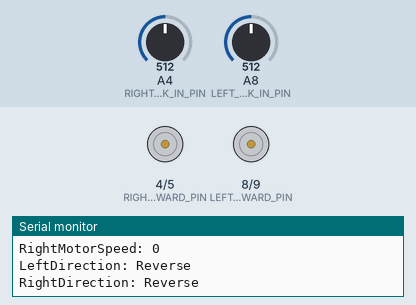
Simulated run of this program. Board: Arduino Mega 2560, built with avr-gcc and run on an emulated ATmega2560. Parts: motor-driver pin pairs drawn as motors (green arrow = first pin HIGH = forward, orange = second pin HIGH = backward, longer = more drive), the last lines printed to the serial monitor. The inputs (shaded band) are chosen by the test bench; at power-on: A4 (RIGHT_JOYSTICK_IN_PIN) = 512, A8 (LEFT_JOYSTICK_IN_PIN) = 512.

Above: at 1.2 s.
1.3 s: A4 (RIGHT_JOYSTICK_IN_PIN) set to 544
At 1.9 s:
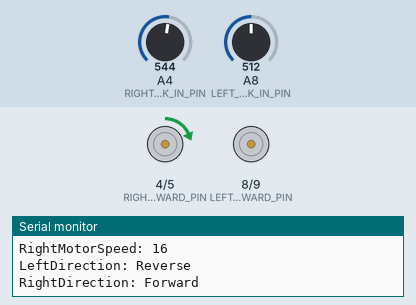
2.8 s: A8 (LEFT_JOYSTICK_IN_PIN) set to 716
At 4.0 s:
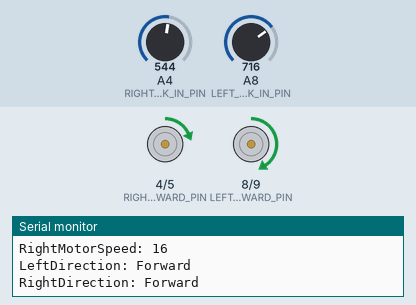
4.3 s: A4 (RIGHT_JOYSTICK_IN_PIN) set to 1023
At 5.3 s:
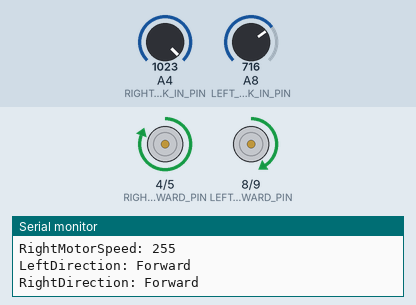
5.8 s: A8 (LEFT_JOYSTICK_IN_PIN) set to 0
At 6.5 s:
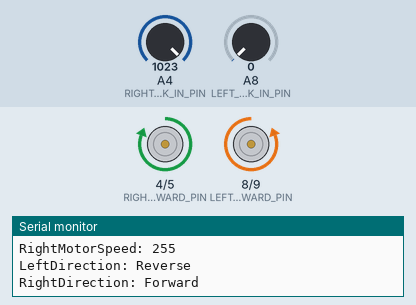
Timing chart, 0 to 8.3 s (numbered marks = the images above; inputs shaded):
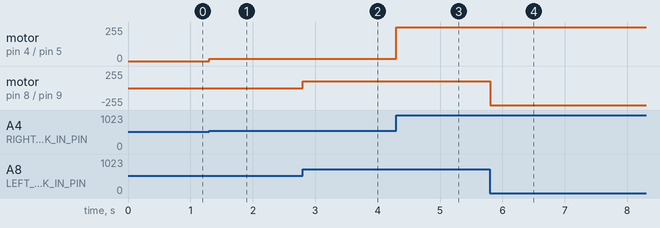

The program:

main.cpp
```cpp
#include <Arduino.h>

#include "Motor.hpp"
#include "serialdebugger/SerialDebugger.hpp"

// Pin definitions
static const uint8_t LEFT_JOYSTICK_IN_PIN = A8;
static const uint8_t RIGHT_JOYSTICK_IN_PIN = A4;
static const uint8_t LEFT_MOTOR_FORWARD_PIN = 8;
static const uint8_t LEFT_MOTOR_REVERSE_PIN = 9;
static const uint8_t RIGHT_MOTOR_FORWARD_PIN = 4;
static const uint8_t RIGHT_MOTOR_REVERSE_PIN = 5;

// Calibration constants
static const float SPEED_RATIO = 0.5;
static const int LEFT_MID_POINT = 512;
static const int RIGHT_MID_POINT = 512;
static const int LOWEST_JOY_SPEED = 20;
static const int HIGHEST_JOY_SPEED = 490;

// Fields
Motor* leftMotor;
Motor* rightMotor;

SerialDebugger* mDebugger;

void setup() {
  leftMotor = new Motor(LEFT_MOTOR_FORWARD_PIN, LEFT_MOTOR_REVERSE_PIN);
  rightMotor = new Motor(RIGHT_MOTOR_FORWARD_PIN, RIGHT_MOTOR_REVERSE_PIN);
  mDebugger = new SerialDebugger();
}

// Limit speed input (0 / 511) to LOWEST_SPEED / HIGHEST_SPEED
int speedLimit(int speed) {
  int result = speed;
  if (result < LOWEST_JOY_SPEED) result = 0;
  if (result > HIGHEST_JOY_SPEED) result = 511;
  return result;
}

String translateDirection(Direction dir) {
  switch(dir) {
    case Direction::Forward: return "Forward"; break;
    case Direction::Reverse: return "Reverse"; break;
    default: return "Unknown";
  }
}

void loop() {

  // Read joystick inputs
  int leftIn = analogRead(LEFT_JOYSTICK_IN_PIN);
  int rightIn = analogRead(RIGHT_JOYSTICK_IN_PIN);

  // Translate inputs to speed and direction
  int leftJoySpeed = speedLimit(abs(leftIn - LEFT_MID_POINT));
  int rightJoySpeed = speedLimit(abs(rightIn - RIGHT_MID_POINT));
  int leftMotorSpeed = leftJoySpeed * SPEED_RATIO;
  int rightMotorSpeed = rightJoySpeed * SPEED_RATIO;
  Direction leftDir = leftJoySpeed > 0 && leftIn > LEFT_MID_POINT ? Direction::Forward : Direction::Reverse;
  Direction rightDir = rightJoySpeed > 0 && rightIn > RIGHT_MID_POINT ? Direction::Forward : Direction::Reverse;

  // Update PWM signals for motors
  leftMotor->setMotorDirection(leftDir);
  leftMotor->setMotorSpeed(leftMotorSpeed);
  rightMotor->setMotorDirection(rightDir);
  rightMotor->setMotorSpeed(rightMotorSpeed);

  // Update the debugger
  mDebugger->updateValue("LeftIn", leftIn);
  mDebugger->updateValue("RightIn", rightIn);
  mDebugger->updateValue("LeftJoySpeed", leftJoySpeed);
  mDebugger->updateValue("RightJoySpeed", rightJoySpeed);
  mDebugger->updateValue("LeftMotorSpeed", leftMotorSpeed);
  mDebugger->updateValue("RightMotorSpeed", rightMotorSpeed);
  mDebugger->updateValue("LeftDirection", translateDirection(leftDir));
  mDebugger->updateValue("RightDirection", translateDirection(rightDir));
  mDebugger->printUpdate();

}
```

Motor.cpp
```cpp
#include "Motor.hpp"

Motor::Motor(uint8_t forwardPin, uint8_t reversePin) {
  mForwardPin = forwardPin;
  mReversePin = reversePin;
  mCurrentDirection = Direction::Forward;
  mCurrentPin = forwardPin;
  mCurrentSpeed = 0;
}

void Motor::setMotorDirection(Direction dir) {
  if (dir != mCurrentDirection) {
    // Stop PWMing the current pin
    analogWrite(mCurrentPin, 0);
    // Switch the pins
    switch (dir) {
      case Direction::Forward: mCurrentPin = mForwardPin; break;
      case Direction::Reverse: mCurrentPin = mReversePin; break;
    }
    mCurrentDirection = dir;
    // Get the motor going again
    analogWrite(mCurrentPin, mCurrentSpeed);
  }
}

// set speed - between 0 and 255
void Motor::setMotorSpeed(int speed) {
  if (mCurrentSpeed != speed) {
    if (speed < 0) speed = 0;
    if (speed > 255) speed = 255;
    analogWrite(mCurrentPin, speed);
    mCurrentSpeed = speed;
  }
}
```

Motor.hpp
```cpp
#ifndef __MOTOR_H_INCLUDED__
#define __MOTOR_H_INCLUDED__

#include <Arduino.h>

enum class Direction {
  Forward,
  Reverse
};

class Motor {

public:
  Motor(uint8_t forwardPin, uint8_t reversePin);

  void setMotorDirection(Direction dir);
  // set speed - between 0 and 255
  void setMotorSpeed(int speed);

private:
  uint8_t mForwardPin;
  uint8_t mReversePin;
  uint8_t mCurrentPin;
  Direction mCurrentDirection;
  // Current set speed - between 0 and 255
  int mCurrentSpeed;
};

#endif // __MOTOR_H_INCLUDED__
```

HashMap.h
```cpp
// (licence header left out)
#ifndef HASHMAP_H
#define HASHMAP_H

//for convenience
#define CreateHashMap(hashM, ktype, vtype, capacity) HashMap<ktype,vtype,capacity> hashM
#define CreateComplexHashMap(hashM, ktype, vtype, capacity, comparator) HashMap<ktype,vtype,capacity> hashM(comparator)

template<typename K, typename V, unsigned int capacity>
class HashMap
{
  public:
    typedef bool (*comparator)(K, K);

    /*
    || @constructor
    || | Initialize this HashMap
    || #
    ||
    || @parameter compare optional function for comparing a key against another (for complex types)
    */
    HashMap(comparator compare = 0)
    {
      cb_comparator = compare;
      currentIndex = 0;
    }

    /*
    || @description
    || | Get the size of this HashMap
    || #
    ||
    || @return The size of this HashMap
    */
    unsigned int size() const
    {
      return currentIndex;
    }

    /*
    || @description
    || | Get a key at a specified index
    || #
    ||
    || @parameter idx the index to get the key at
    ||
    || @return The key at index idx
    */
    K keyAt(unsigned int idx)
    {
      return keys[idx];
    }

    /*
    || @description
    || | Get a value at a specified index
    || #
    ||
    || @parameter idx the index to get the value at
    ||
    || @return The value at index idx
    */
    V valueAt(unsigned int idx)
    {
      return values[idx];
    }

    /*
    || @description
    || | Check if a new assignment will overflow this HashMap
    || #
    ||
    || @return true if next assignment will overflow this HashMap
    */
    bool willOverflow()
    {
      return (currentIndex + 1 > capacity);
    }

    /*
    || @description
    || | An indexer for accessing and assigning a value to a key
    || | If a key is used that exists, it returns the value for that key
    || | If there exists no value for that key, the key is added
    || #
    ||
    || @parameter key the key to get the value for
    ||
    || @return The const value for key
    */
    const V& operator[](const K key) const
    {
      return operator[](key);
    }

    /*
    || @description
    || | An indexer for accessing and assigning a value to a key
    || | If a key is used that exists, it returns the value for that key
    || | If there exists no value for that key, the key is added
    || #
    ||
    || @parameter key the key to get the value for
    ||
    || @return The value for key
    */
    V& operator[](const K key)
    {
      if (contains(key))
      {
        return values[indexOf(key)];
      }
      else if (currentIndex < capacity)
      {
        keys[currentIndex] = key;
        values[currentIndex] = nil;
        currentIndex++;
        return values[currentIndex - 1];
      }
      return nil;
    }

    /*
    || @description
    || | Get the index of a key
    || #
    ||
    || @parameter key the key to get the index for
    ||
    || @return The index of the key, or -1 if key does not exist
    */
    unsigned int indexOf(K key)
    {
      for (unsigned int i = 0; i < currentIndex; i++)
      {
        if (cb_comparator)
        {
          if (cb_comparator(key, keys[i]))
          {
            return i;
          }
        }
        else
        {
          if (key == keys[i])
          {
            return i;
          }
        }
      }
      return -1;
    }

    /*
    || @description
    || | Check if a key is contained within this HashMap
    || #
    ||
    || @parameter key the key to check if is contained within this HashMap
    ||
    || @return true if it is contained in this HashMap
    */
    bool contains(K key)
    {
      for (unsigned int i = 0; i < currentIndex; i++)
      {
        if (cb_comparator)
        {
          if (cb_comparator(key, keys[i]))
          {
            return true;
          }
        }
        else
        {
          if (key == keys[i])
          {
            return true;
          }
        }
      }
      return false;
    }

    /*
    || @description
    || | Check if a key is contained within this HashMap
    || #
    ||
    || @parameter key the key to remove from this HashMap
    */
    void remove(K key)
    {
      int index = indexOf(key);
      if (contains(key))
      {
        for (int i = index; i < capacity - 1; i++)
        {
          keys[i] = keys[i + 1];
          values[i] = values[i + 1];
        }
        currentIndex--;
      }
    }

    void setNullValue(V nullv)
    {
      nil = nullv;
    }

  protected:
    K keys[capacity];
    V values[capacity];
    V nil;
    unsigned int currentIndex;
    comparator cb_comparator;
};

#endif
// HASHMAP_H
```

SerialDebugger.cpp
```cpp
#include "SerialDebugger.hpp"
#include "HashMap.h"

SerialDebugger::SerialDebugger() : SerialDisplay(SerialDisplayType::ansi_vt100) {
  Serial.begin(115200);
  mNextPrintMillis = millis();
  mStatusValues = HashMap<String, String, MAX_DEBUG_VALUES>();
}

void SerialDebugger::updateValue(String variable, String value) {
  mStatusValues[variable] = value;
}

void SerialDebugger::updateValue(String variable, float value) {
  mStatusValues[variable] = String(value);
}

void SerialDebugger::updateValue(String variable, int value) {
  mStatusValues[variable] = String(value);
}

void SerialDebugger::printUpdate() {
  if (millis() > mNextPrintMillis) {
    mNextPrintMillis = millis() + 200;

    clearSerialDisplay();

    Serial.println("------ Now: " + String(millis()) + " ---------");

    for (unsigned int i=0; i<mStatusValues.size(); i++) {
      Serial.println(mStatusValues.keyAt(i) + ": " + mStatusValues.valueAt(i));
    }
  }
}
```

SerialDebugger.hpp
```cpp
#ifndef __SERIALDEBUGGER_H_INCLUDED__
#define __SERIALDEBUGGER_H_INCLUDED__

#include <Arduino.h>
#include "HashMap.h"
#include "SerialDisplay.hpp"

const unsigned int MAX_DEBUG_VALUES = 10;

class SerialDebugger : public SerialDisplay {
public:
  SerialDebugger();

  void updateValue(String variable, String value);
  void updateValue(String variable, float value);
  void updateValue(String variable, int value);

  void printUpdate();

  unsigned long mNextPrintMillis;
  HashMap<String, String, MAX_DEBUG_VALUES> mStatusValues;

};

#endif // __SERIALDEBUGGER_H_INCLUDED__
```

SerialDisplay.cpp
```cpp
#include <Arduino.h>

#include "SerialDisplay.hpp"

SerialDisplay::SerialDisplay(SerialDisplayType serialDisplayType) {
  mSerialDisplayType = serialDisplayType;
}

void SerialDisplay::clearSerialDisplay() {
  switch(mSerialDisplayType) {
    case SerialDisplayType::ansi_vt100:
      Serial.print("\e[2J");
      Serial.print("\e[H");
      break;
    default:
      break;
  }
}
```

SerialDisplay.hpp
```cpp
#ifndef __SERIALDISPLAY_H_INCLUDED__
#define __SERIALDISPLAY_H_INCLUDED__

enum class SerialDisplayType {
  ansi_vt100,
  serialMonitor
};

class SerialDisplay {

public:
  /*******************************
   * Constructors
   *******************************/
  SerialDisplay(SerialDisplayType serialDisplayType);

protected:
  /*******************************
   * Actions
   *******************************/
  // Clears down the serial display
  void clearSerialDisplay();

private:
  /*******************************
   * Member variables
   *******************************/
  // The display type
  SerialDisplayType mSerialDisplayType;

};

#endif // __SERIALDISPLAY_H_INCLUDED__
```

Measured:
- after the input at 1.3 s, motor on pin 4 (RIGHT_MOTOR_FORWARD_PIN) / pin 5 (RIGHT_MOTOR_REVERSE_PIN): stopped → forward 16/255 at once
- after the input at 2.8 s, motor on pin 8 (LEFT_MOTOR_FORWARD_PIN) / pin 9 (LEFT_MOTOR_REVERSE_PIN): stopped → forward 102/255 at once
- after the input at 4.3 s, motor on pin 4 (RIGHT_MOTOR_FORWARD_PIN) / pin 5 (RIGHT_MOTOR_REVERSE_PIN): forward 16/255 → forward 255/255 at once
- after the input at 5.8 s, motor on pin 8 (LEFT_MOTOR_FORWARD_PIN) / pin 9 (LEFT_MOTOR_REVERSE_PIN): forward 102/255 → backward 255/255 at once
